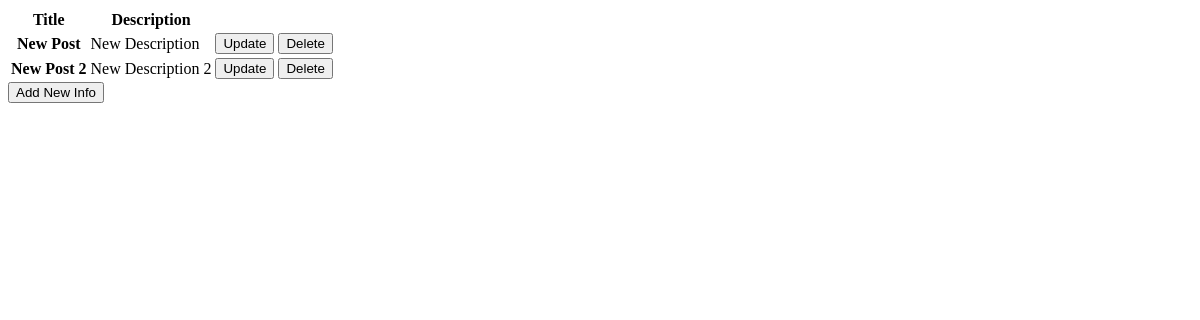
Before: /posts/list with the older database file.
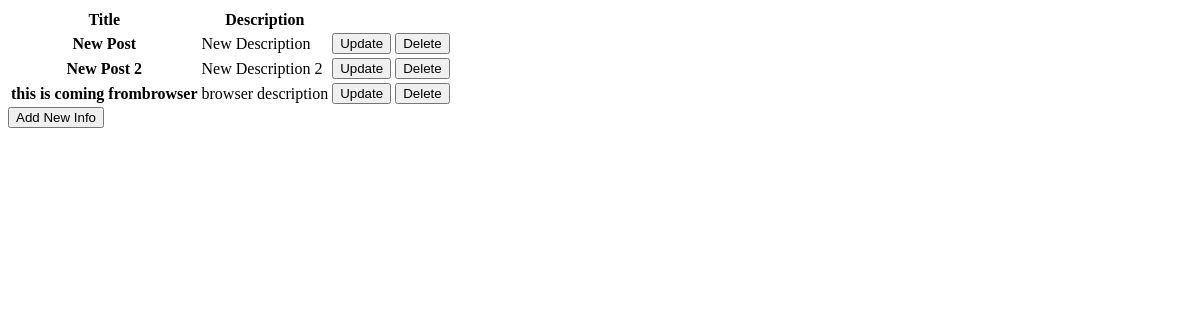
After: the same page with the newer database file.
### posts/models.py (models this page shows, shortened)
class Post(models.Model):
    title = models.CharField(max_length=255)
    description = models.CharField(max_length=500)

### posts/views.py (the view)
# urls.py: path('list', views.posts_list, name='posts_list'),
def posts_list(request):
    posts = Post.objects.all()
    context = {
        'posts': posts,
    }
    return render(request, 'post/list.html', context)

### posts/templates/post/list.html
<table class="table table-striped">
  <thead>
    <tr>
      <th scope="col">Title</th>
      <th scope="col">Description</th>
    </tr>
  </thead>
  <tbody>
    {% for post in posts %}
    <tr>
      <th scope="row">{{ post.title }}</th>
      <td>{{ post.description }}</td>
      <td>
        <a href="{% url 'post_update' post.id %}"
          ><button type="button" class="btn btn-primary">Update</button></a
        >
      </td>
      <td>
        <a href="{% url 'post_delete' post.id %}"
          ><button type="button" class="btn btn-primary">Delete</button></a
        >
      </td>
    </tr>
    {% endfor %}
  </tbody>
</table>
<div class="text-center">
  <a href="{% url 'post_create' %}"
    ><button type="button" class="btn btn-primary">Add New Info</button></a
  >
</div>

Changed rows visible on the page:
added Post: title "this is coming frombrowser", description "browser description"
